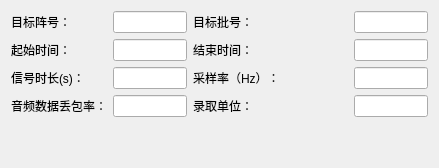
              <widget class="QWidget" name="tab_17">
               <attribute name="title">
                <string>基本信息</string>
               </attribute>
               <layout class="QGridLayout" name="gridLayout_12" columnstretch="1,1,1,1,1">
                <item row="0" column="1">
                 <widget class="QLineEdit" name="lineEdit_53"/>
                </item>
                <item row="0" column="4">
                 <widget class="QLineEdit" name="lineEdit_54"/>
                </item>
                <item row="1" column="4">
                 <widget class="QLineEdit" name="lineEdit_55"/>
                </item>
                <item row="1" column="0">
                 <widget class="QLabel" name="label_62">
                  <property name="text">
                   <string>起始时间：</string>
                  </property>
                 </widget>
                </item>
                <item row="2" column="0">
                 <widget class="QLabel" name="label_63">
                  <property name="text">
                   <string>信号时长(s)：</string>
                  </property>
                 </widget>
                </item>
                <item row="1" column="2" colspan="2">
                 <widget class="QLabel" name="label_64">
                  <property name="text">
                   <string>结束时间：</string>
                  </property>
                 </widget>
                </item>
                <item row="3" column="2">
                 <widget class="QLabel" name="label_65">
                  <property name="text">
                   <string>录取单位：</string>
                  </property>
                 </widget>
                </item>
                <item row="0" column="0">
                 <widget class="QLabel" name="label_66">
                  <property name="text">
                   <string>目标阵号：</string>
                  </property>
                 </widget>
                </item>
                <item row="0" column="2">
                 <widget class="QLabel" name="label_67">
                  <property name="text">
                   <string>目标批号：</string>
                  </property>
                 </widget>
                </item>
                <item row="3" column="1">
                 <widget class="QLineEdit" name="lineEdit_56"/>
                </item>
                <item row="2" column="1">
                 <widget class="QLineEdit" name="lineEdit_57"/>
                </item>
                <item row="3" column="0">
                 <widget class="QLabel" name="label_68">
                  <property name="text">
                   <string>音频数据丢包率：</string>
                  </property>
                 </widget>
                </item>
                <item row="3" column="4">
                 <widget class="QLineEdit" name="lineEdit_58"/>
                </item>
                <item row="1" column="1">
                 <widget class="QLineEdit" name="lineEdit_59"/>
                </item>
                <item row="2" column="2" colspan="2">
                 <widget class="QLabel" name="label_69">
                  <property name="text">
                   <string>采样率（Hz）：</string>
                  </property>
                 </widget>
                </item>
                <item row="2" column="4">
                 <widget class="QLineEdit" name="lineEdit_60"/>
                </item>
                <item row="4" column="1">
                 <spacer name="verticalSpacer_11">
                  <property name="orientation">
                   <enum>Qt::Vertical</enum>
                  </property>
                  <property name="sizeHint" stdset="0">
                   <size>
                    <width>20</width>
                    <height>40</height>
                   </size>
                  </property>
                 </spacer>
                </item>
               </layout>
              </widget>
